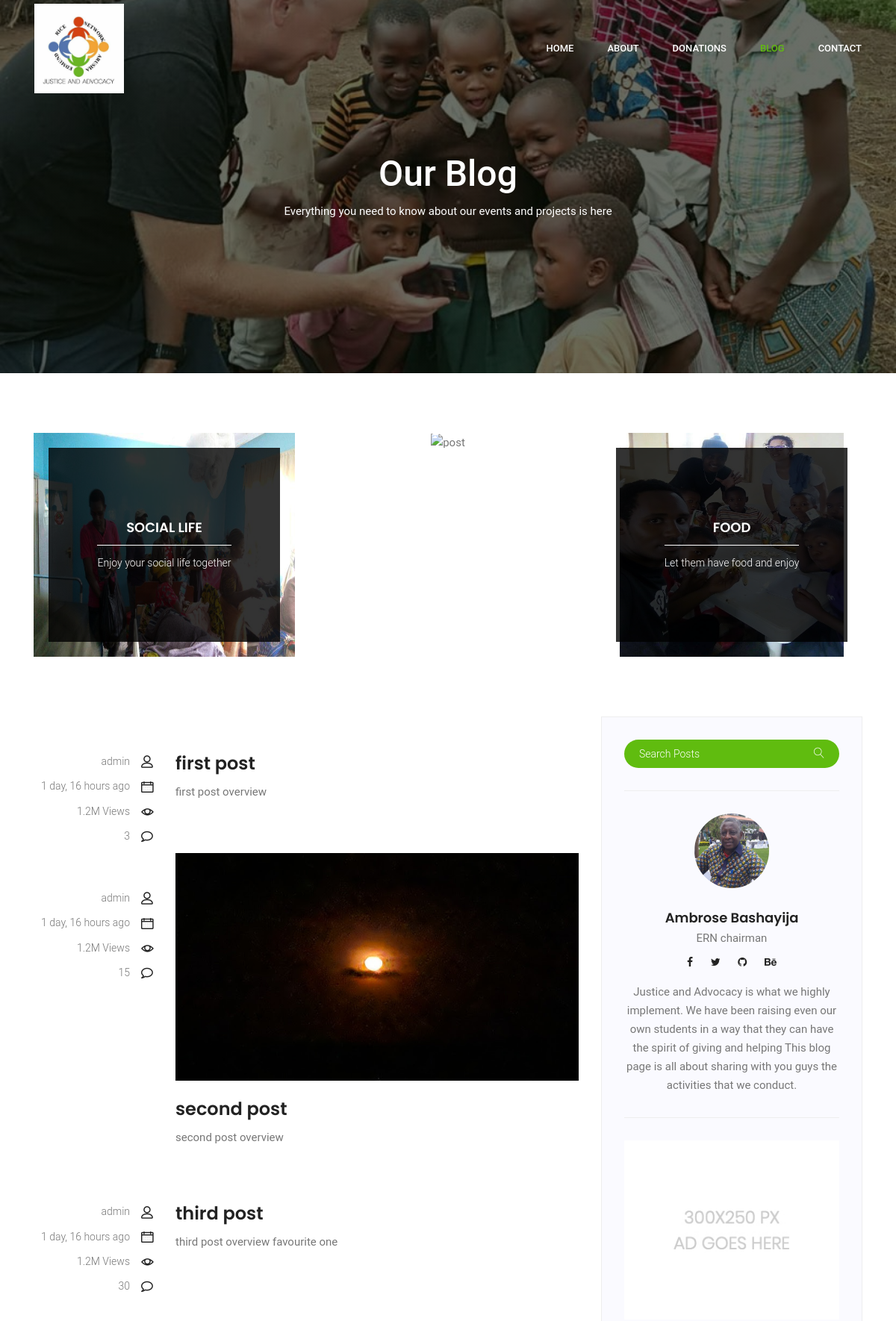
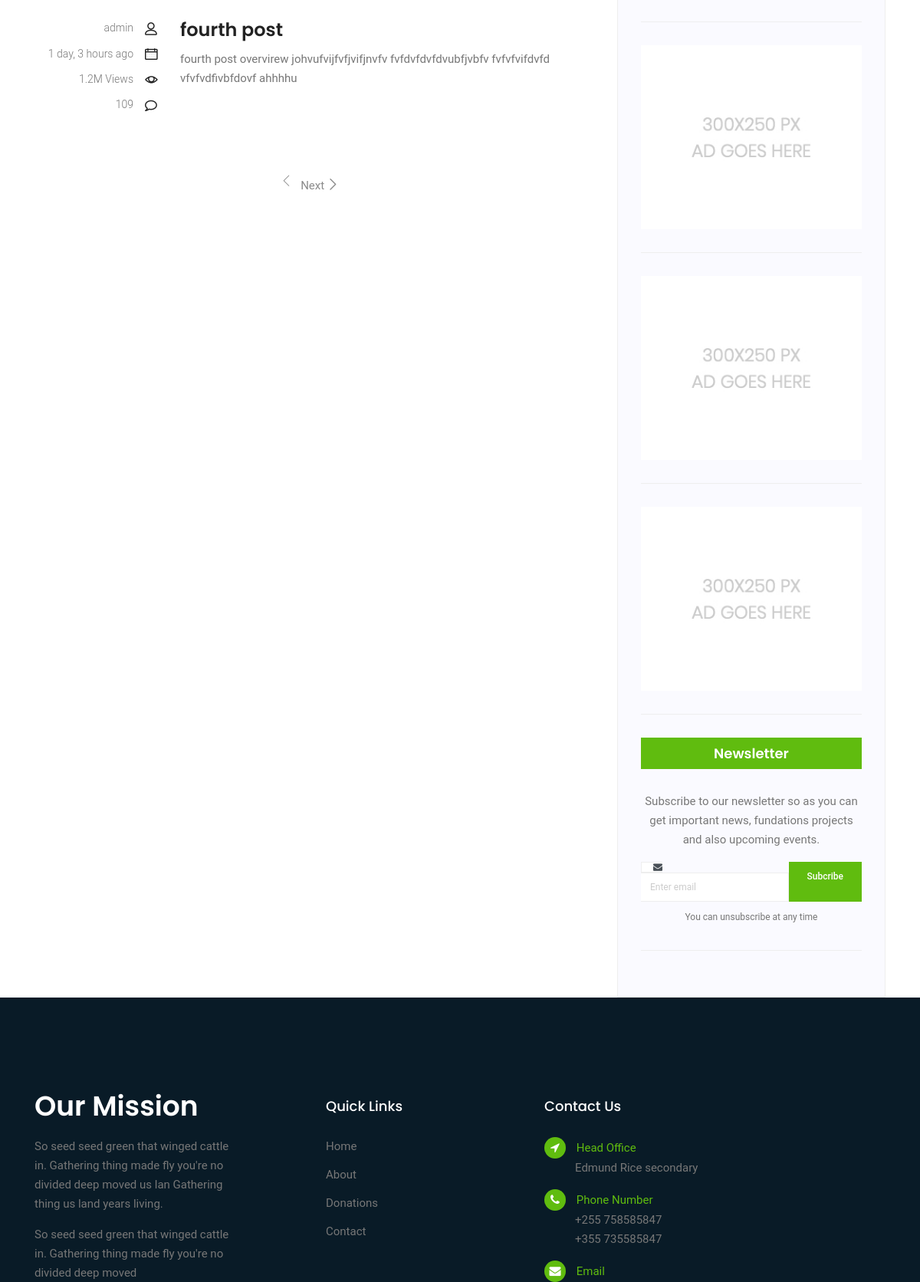
Screenshot of /blog/ (upper part) with the database file from the repository (2 pictures, top to bottom).
### edmund/models.py (models this page shows, shortened)
class Post(models.Model):
    title = models.CharField(max_length=100)
    overeview = models.TextField()
    time_stamp = models.DateTimeField(auto_now_add=True)
    comment_count = models.IntegerField(default = 0)
    author = models.ForeignKey(Author, on_delete=models.CASCADE)
    thumbnail = models.ImageField()
    categories = models.ManyToManyField(Category)
    featured = models.BooleanField()

class Author(models.Model):
    user = models.OneToOneField(User, on_delete=models.CASCADE)
    def __str__(self):
         return self.user.username

### edmund/views.py (the view)
# urls.py: 2. Add a URL to urlpatterns:  path('blog/', include('blog.urls'))
def blog(request):
    queryset = Post.objects.filter(featured=True)
    post_list = Post.objects.all()
    paginator = Paginator(post_list,4)
    page_request_var = 'page'
    page = request.GET.get(page_request_var)
    try:
        paginated_queryset = paginator.page(page)
    except PageNotAnInteger:
        paginated_queryset = paginator.page(1)
    except EmptyPage:
        paginated_queryset = paginator.page(paginator.num_pages)
    context = {
        'object_list': queryset,
        'page_request_var': page_request_var,
        'post_list': paginated_queryset,
    }
    return render(request, "blog.html", context)

### templates/blog.html (shortened to what this page needs)
<!doctype html>
{% load static %}
<html lang="en">
    <head>
        <link rel="stylesheet" href="{% static 'css/bootstrap.css' %}">
        <link rel="stylesheet" href="{% static 'vendors/linericon/style.css' %}">
        <link rel="stylesheet" href="{% static 'css/font-awesome.min.css' %}">
        <link rel="stylesheet" href="{% static 'vendors/lightbox/simpleLightbox.css' %}">
        <link rel="stylesheet" href="{% static 'vendors/nice-select/css/nice-select.css' %}">
        <link rel="stylesheet" href="{% static 'css/style.css' %}">
        <link rel="stylesheet" href="{% static 'css/responsive.css' %}">
    </head>
    <body>
        <header class="header_area">
            <div class="main_menu">
                <div class="container">
                    <nav class="navbar navbar-expand-lg navbar-light">
                        <div class="container">
                            <a class="navbar-brand logo_h"><img src="{% static 'img/logo.png' %}"  height="120" width="120" alt=""></a>
                            	<div class="collapse navbar-collapse offset" id="navbarSupportedContent">
							<ul class="nav navbar-nav menu_nav ml-auto">
								<li class="nav-item"><a class="nav-link" href="{% url 'index' %}">Home</a></li>
								<li class="nav-item"><a class="nav-link" href="{% url 'about_us' %}">About</a></li>
								<li class="nav-item"><a class="nav-link" href="{% url 'donations' %}">Donations</a></li>
								<li class="nav-item active"><a class="nav-link" href="{% url 'blog' %}">Blog</a></li>
                                 <li class="nav-item"><a class="nav-link" href="{% url 'contact' %}">Contact</a></li>
									</ul>
						</div>
                        </div>
                    </nav>
                </div>
            </div>
        </header>
        <section class="banner_area">
            <div class="banner_inner d-flex align-items-center">
                <div class="overlay bg-parallax" data-stellar-ratio="0.9" data-stellar-vertical-offset="0" data-background=""></div>
                <div class="container">
                    <div class="banner_content text-center">
                        <h2>Our Blog</h2>
                        <p>Everything you need to know about our events and projects is here</p>
                    </div>
                </div>
            </div>
        </section>
        <section class="blog_categorie_area">
            <div class="container">
                <div class="row">
                    <div class="col-lg-4">
                        <div class="categories_post">
                            <div class="categories_details">
                                <div class="categories_text">
                                    <a href="single-blog.html"><h5>Social Life</h5></a>
                                    <div class="border_line"></div>
                                    <p>Enjoy your social life together</p>
                                </div>
                            </div>
                        </div>
                    </div>
                    <div class="col-lg-4">
                        <div class="categories_post">
                            <img src="{% static 'img/blog/cat-post/cat-post-2.jpg' %}" alt="post">
                            <div class="categories_details">
                                <div class="categories_text">
                                    <a href="single-blog.html"><h5>Projects</h5></a>
                                    <div class="border_line"></div>
                                    <p>Be a part of development projects</p>
                                </div>
                            </div>
                        </div>
                    </div>
                    <div class="col-lg-4">
                        <div class="categories_post">
                            <div class="categories_details">
                                <div class="categories_text">
                                    <a href="single-blog.html"><h5>Food</h5></a>
                                    <div class="border_line"></div>
                                    <p>Let them have food and enjoy</p>
                                </div>
                            </div>
                        </div>
                    </div>
                </div>
            </div>
        </section>
        <section class="blog_area">
            <div class="container">
                <div class="row">
                    <div class="col-lg-8">
                        <div class="blog_left_sidebar">
                            <article class="row blog_item">
                                {% for obj in post_list %}
                               <div class="col-md-3">
                                   <div class="blog_info text-right">
                                        <div class="post_tag">
                                        </div>
                                        <ul class="blog_meta list">
                                            <li><a href="#">{{ obj.author}}<i class="lnr lnr-user"></i></a></li>
                                            <li><a href="#">{{ obj.time_stamp|timesince }} ago<i class="lnr lnr-calendar-full"></i></a></li>
                                            <li><a href="#">1.2M Views<i class="lnr lnr-eye"></i></a></li>
                                            <li><a href="#">{{ obj.comment_count }}<i class="lnr lnr-bubble"></i></a></li>
                                        </ul>
                                    </div>
                               </div>
                                <div class="col-md-9">
                                    <div class="blog_post">
                                        <img src="{{ obj.thumbnail.url }}" alt="">
                                        <div class="blog_details">
                                            <a href="single-blog.html"><h2>{{ obj.title }}</h2></a>
                                            <p>{{ obj.overeview }}</p>
                                        </div>
                                    </div>
                                </div>
                                {% endfor %}
                            </article>
                     <nav class="blog-pagination justify-content-center d-flex">
		                        <ul class="pagination">
		                            <li class="page-item">
                                            <span aria-hidden="true">
		                                        <span class="lnr lnr-chevron-left"></span>
		                                    </span>
		                            </li>
		                            <li class="page-item">
                                    {% if post_list.has_next %}
		                                <a href="?{{ page_request_var }}={{ post_list.next_page_number }}" class="page-link" aria-label="Next"> Next
                                    {% endif %}
		                                    <span aria-hidden="true">
		                                        <span class="lnr lnr-chevron-right"></span>
		                                    </span>
		                                </a>
		                            </li>
		                        </ul>
		                    </nav>
                        </div>
                    </div>
                    <div class="col-lg-4">
                        <div class="blog_right_sidebar">
                            <aside class="single_sidebar_widget search_widget">
                                <div class="input-group">
                                    <input type="text" class="form-control" placeholder="Search Posts">
                                    <span class="input-group-btn">
                                        <button class="btn btn-default" type="button"><i class="lnr lnr-magnifier"></i></button>
                                    </span>
                                </div>
                                <div class="br"></div>
                            </aside>
                            <aside class="single_sidebar_widget author_widget">
                                <img class="author_img rounded-circle" src="{% static 'img/blog/author.png' %}" width="100" height="100" alt="">
                                <h4>Ambrose Bashayija</h4>
                                <p>ERN chairman</p>
                                <div class="social_icon">
                                    <a href="https://web.facebook.com/ambrose.bashayija.3"><i class="fa fa-facebook"></i></a>
                                    <a href="#"><i class="fa fa-twitter"></i></a>
                                    <a href="#"><i class="fa fa-github"></i></a>
                                    <a href="#"><i class="fa fa-behance"></i></a>
                                </div>
                                <p>Justice and Advocacy is what we highly implement. We have been raising even our own students in a way that they can have the spirit of giving and helping
                                   This blog page is all about sharing with you guys the activities that we conduct.</p>
                                <div class="br"></div>
                            </aside>
                            <aside class="single_sidebar_widget ads_widget">
                                <a href="#"><img class="img-fluid" src="{% static 'img/blog/add.jpg' %}" alt=""></a>
                                <div class="br"></div>
                            </aside>
                             <aside class="single_sidebar_widget ads_widget">
                                <a href="#"><img class="img-fluid" src="{% static 'img/blog/add.jpg' %}" alt=""></a>
                                <div class="br"></div>
                            </aside>
                             <aside class="single_sidebar_widget ads_widget">
                                <a href="#"><img class="img-fluid" src="{% static 'img/blog/add.jpg' %}" alt=""></a>
                                <div class="br"></div>
                            </aside>
                             <aside class="single_sidebar_widget ads_widget">
                                <a href="#"><img class="img-fluid" src="{% static 'img/blog/add.jpg' %}" alt=""></a>
                                <div class="br"></div>
                            </aside>
                            <aside class="single-sidebar-widget newsletter_widget">
                                <h4 class="widget_title">Newsletter</h4>
                                <p>
                                Subscribe to our newsletter so as you can get important news, fundations projects and also upcoming events.
                                </p>
                                <div class="form-group d-flex flex-row">
                                    <div class="input-group">
                                        <div class="input-group-prepend">
                                            <div class="input-group-text"><i class="fa fa-envelope" aria-hidden="true"></i></div>
                                        </div>
                                        <form action=".">
                                        <input type="text" class="form-control" id="inlineFormInputGroup" placeholder="Enter email" onfocus="this.placeholder = ''" onblur="this.placeholder = 'Enter email'">
                                    </div>
                                    <a href="#" class="bbtns">Subcribe</a>
                                </div>
                                <p class="text-bottom">You can unsubscribe at any time</p>
                                <div class="br"></div>
                            </aside>
                        </div>
                    </div>
                </div>
            </div>
        </section>
    <footer>
            <div class="footer-area">
                <div class="container">
                    <div class="row section_gap">
                        <div class="col-lg-3 col-md-6 col-sm-6">
                            <div class="single-footer-widget tp_widgets">
                                <h4 class="footer_title large_title">Our Mission</h4>
                                <p>
                                    So seed seed green that winged cattle in. Gathering thing made fly you're no
                                    divided deep moved us lan Gathering thing us land years living.
                                </p>
                                <p>
                                    So seed seed green that winged cattle in. Gathering thing made fly you're no divided deep moved
                                </p>
                            </div>
                        </div>
                        <div class="offset-lg-1 col-lg-2 col-md-6 col-sm-6">
                            <div class="single-footer-widget tp_widgets">
                                <h4 class="footer_title">Quick Links</h4>
                                <ul class="list">
                                    <li><a href="{% url 'about_us' %}">Home</a></li>
                                    <li><a href="{% url 'about_us' %}">About</a></li>
                                    <li><a href="{% url 'donations' %}">Donations</a></li>
                                    <li><a href="{% url 'contact' %}">Contact</a></li>
                                </ul>
                            </div>
                        </div>
                        <div class="offset-lg-1 col-lg-3 col-md-6 col-sm-6">
						<div class="single-footer-widget tp_widgets">
							<h4 class="footer_title">Contact Us</h4>
							<div class="ml-40">
								<p class="sm-head">
									<span class="fa fa-location-arrow"></span>
									Head Office
								</p>
								<p>Edmund Rice secondary</p>
								<p class="sm-head">
									<span class="fa fa-phone"></span>
									Phone Number
								</p>
								<p>
									+255 758585847 <br>
									+355 735585847
								</p>
								<p class="sm-head">
									<span class="fa fa-envelope"></span>
									Email
								</p>
							</div>
						</div>
					</div>
				</div>
			</div>
		</div>
	</footer>
    </body>
</html>

### rows the page displays
Post: author "admin", time_stamp "1 day, 16 hours", comment_count "3", title "first post", overeview "first post overview"
Post: author "admin", time_stamp "1 day, 16 hours", comment_count "15", thumbnail (picture), title "second post", overeview "second post overview"
Post: author "admin", time_stamp "1 day, 16 hours", comment_count "30", title "third post", overeview "third post overview favourite one"
Post: author "admin", time_stamp "1 day, 3 hours", comment_count "109", title "fourth post", overeview "fourth post overvirew johvufvijfvfjvifjnvfv fvfdvfdvfdvubfjvbfv fvfvfvifdvfd vfvfvdfivbfdovf ahhhhu"
